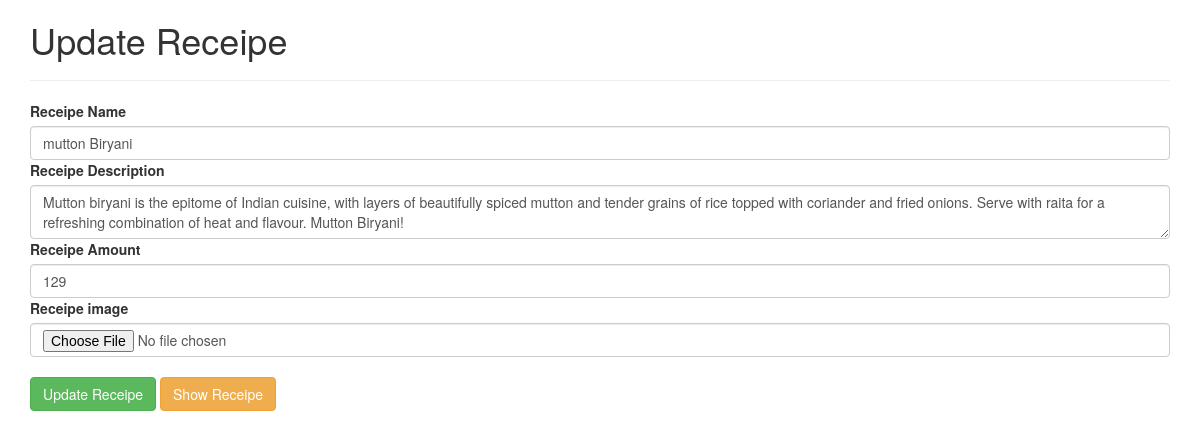
/update/mutton-biryani, run on the app's committed database.
### WebApp/models.py (models this page shows, shortened)
class Receipe(models.Model):
    user=models.ForeignKey(User,on_delete=models.SET_NULL,null=True,blank=True)
    receipe_name=models.CharField(max_length=100)
    receipe_description=models.TextField(max_length=1000)
    receipe_image=models.FileField()
    receipe_slug=AutoSlugField(populate_from='receipe_name',unique=True,null=True,default=None)
    receipe_amount=models.IntegerField(default=200)

### WebApp/views.py (the view, shortened to what this page needs)
# urls.py: path('update/<slug>',views.update_receipe),
def update_receipe(request,slug):
    queryset=Receipe.objects.get(receipe_slug=slug)
    context={'queryset':queryset}
    return render(request,'myapp/update.html',context)

### template/myapp/update.html (shortened to what this page needs)
<!DOCTYPE html>
<html lang="en">
<head>
    <link rel="stylesheet" href="https://cdn.jsdelivr.net/npm/bootstrap@3.3.7/dist/css/bootstrap.min.css">
</head>
<body>
    <div class="container mt-5">
        <form class="col-6 mx-auto card pull-3 shadow-lg" method="post" enctype="multipart/form-data">
          <h1>Update Receipe</h1><hr>
            <div class="mb-3">
              <label for="exampleInputEmail1" class="form-label">Receipe Name</label>
              <input name="receipe_name" value="{{queryset.receipe_name}}"  required  type="text" class="form-control">
            </div>
            <div class="mb-3">
              <label for="exampleInputPassword1"   class="form-label">Receipe Description</label>
              <textarea name="receipe_description" value="" class="form-control">{{queryset.receipe_description}}</textarea>
            </div>
            <div class="mb-3">
              <label for="exampleInputEmail1" class="form-label">Receipe Amount</label>
              <input name="receipe_amount" value="{{queryset.receipe_amount}}"  required  type="text" class="form-control">
            </div>
            <div class="mb-3">
                <label for="exampleInputEmail1" class="form-label">Receipe image</label>
                <input name="receipe_image" type="file" class="form-control">
              </div><br>
            <button type="submit" class="btn btn-primary btn-success">Update Receipe</button>
            <a href="/index" class="btn btn-group-lg btn-warning">Show Receipe</a>
          </form>
 </div>
</body>
</html>

### data on the page
Receipe: receipe_name "mutton Biryani", receipe_description "Mutton biryani is the epitome of Indian cuisine, with layers of beautifully spiced mutton and tender grains of rice topped with coriander and fried onions. Serve with raita for a refreshing combination of heat and flavour. Mutton Biryani!", receipe_amount "129"
